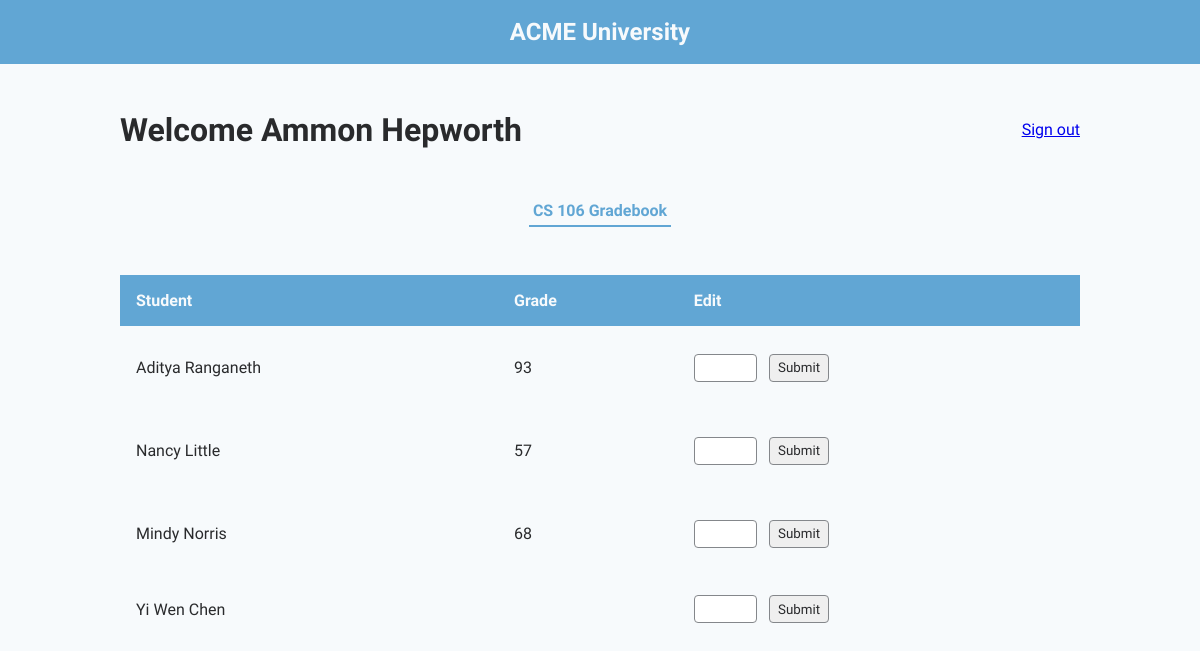
/instructor/Ammon Hepworth/CS 106 (signed in), run on the app's committed database.
### db.py (models this page shows)
class Teacher(db.Model, UserMixin):
	id = db.Column(db.Integer, primary_key=True)
	name = db.Column(db.String, nullable=False)
	user = db.relationship('User', backref='teacher', uselist=False)

class Course(db.Model, UserMixin):
	id = db.Column(db.Integer, primary_key=True)
	course_name = db.Column(db.String, unique=True, nullable=False)
	teacher_id = db.Column(db.Integer, db.ForeignKey('teacher.id'), nullable=False)
	number_enrolled = db.Column(db.Integer, nullable=False)
	capacity = db.Column(db.Integer, nullable=False)
	time = db.Column(db.String, nullable=False)
	teacher = db.relationship('Teacher', backref=db.backref('teachers', lazy=True))
	students = db.relationship('Enrollment', back_populates='course')

class Student(db.Model, UserMixin):
	id = db.Column(db.Integer, primary_key=True, autoincrement=True)
	name = db.Column(db.String, nullable=False)
	user = db.relationship('User', backref='student', uselist=False)
	courses = db.relationship('Enrollment', back_populates='student')

### app.py (the view, shortened to what this page needs)
@app.route("/instructor/<name>/<course>", methods = ['GET', 'POST'])
def specific_course(name, course, student = None):
    instructor_name = name
    instructor_course = course
    tea_course_data = []
    teaQ = Teacher.query.filter_by(name=instructor_name).first()
    teaQC = Course.query.filter_by(teacher_id = teaQ.id, course_name = instructor_course).first()
    print(teaQC)
    if request.method == 'GET':
        for j in range(len(teaQC.students)):
            temp1 = {
                'name':teaQC.students[j].student.name,
                'grade':teaQC.students[j].grade
            }
            tea_course_data.append(temp1)
    return render_template("specificCourse.html", instructor_name = instructor_name, instructor_course = instructor_course, data = tea_course_data)

### app.py (called while the page is built)
@login.user_loader
def load_user(user_id):
    return User.query.get(user_id)

### templates/specificCourse.html (shortened to what this page needs)
{% extends "person.html" %}
{% block styles %}
    {{ super() }}
    <link rel="stylesheet" href="{{ url_for('static', filename = 'instructor.css') }}">
{% endblock %}
{% block person_name %}{{ instructor_name }}{% endblock %}
{% block inner_nav_links %}
    <button class="inner-nav-link active-tab">{{ instructor_course }} Gradebook</button>
{% endblock %}
{% block data_table_headings %}
    <th>Student</th>
    <th>Grade</th>
    <th>Edit</th>
{% endblock %}
{% block data_table_body %}
    {% for student in data %}
        <tr>
            <td>{{ student.name }}</td>
            <td onclick="editGrade('{{ student.grade }}')">
                <p class="grade-value">{{ student.grade }}</p>
            </td>
            <td>
                <form action="{{ url_for('specific_course', name = instructor_name, course = instructor_course, student = student.name ) }}" method="post">
                    <input type="text" class="editable-field" name="new_grade" autocomplete="off">
                    <input class="edit-grade-submit" type="submit" value="Submit">
                </form>
            </td>
        </tr>
    {% endfor %}
{% endblock %}

### static/base.css (style rules this page uses)
:root { --bg-color: #F7FAFC; --accent-color: #61A6D4; --primary-text-color: #292A2C; --secondary-text-color: #61A6D4; --tertiary-text-color: #84878B; --quaternary-text-color: #F7FAFC; }
body { margin: 0; padding: 0; width: 100vw; height: 100vh; font-family: 'Source Sans Pro', Arial, Helvetica, sans-serif; background-color: var(--bg-color); color: var(--primary-text-color); position: relative; overflow-x: hidden; }

### static/person.css (style rules this page uses)
.inner-nav-link { padding: .35rem .25rem; text-decoration: none; border: none; background-color: transparent; font-family: 'Source Sans Pro', Arial, Helvetica, sans-serif; font-size: 1rem; color: var(--primary-text-color); }
.active-tab { font-weight: 600; color: var(--secondary-text-color); border-bottom: 2px solid var(--accent-color); }
.data-table-row th { text-align: left; padding: 1rem 1rem; }
.data-table-body td { color: var(--primary-text-color); padding: 1rem 1rem; }
.editable-field, .edit-grade-submit, .options-button { border: 1px solid #84878B; border-radius: .25rem; font-family: 'Source Sans Pro', Arial, Helvetica, sans-serif; color: var(--primary-text-color); display: inline-block; }
.editable-field { padding: .35rem; width: 50px; }
.grade-value { display: inline-block; }
.edit-grade-submit { padding: .35rem .5rem; margin-left: .5rem; }

### data on the page
Teacher: name "Ammon Hepworth"
Course: course_name "CS 106"
Student: name "Aditya Ranganeth", grade "93"
Student: name "Nancy Little", grade "57"
Student: name "Mindy Norris", grade "68"
Student: name "Yi Wen Chen"
